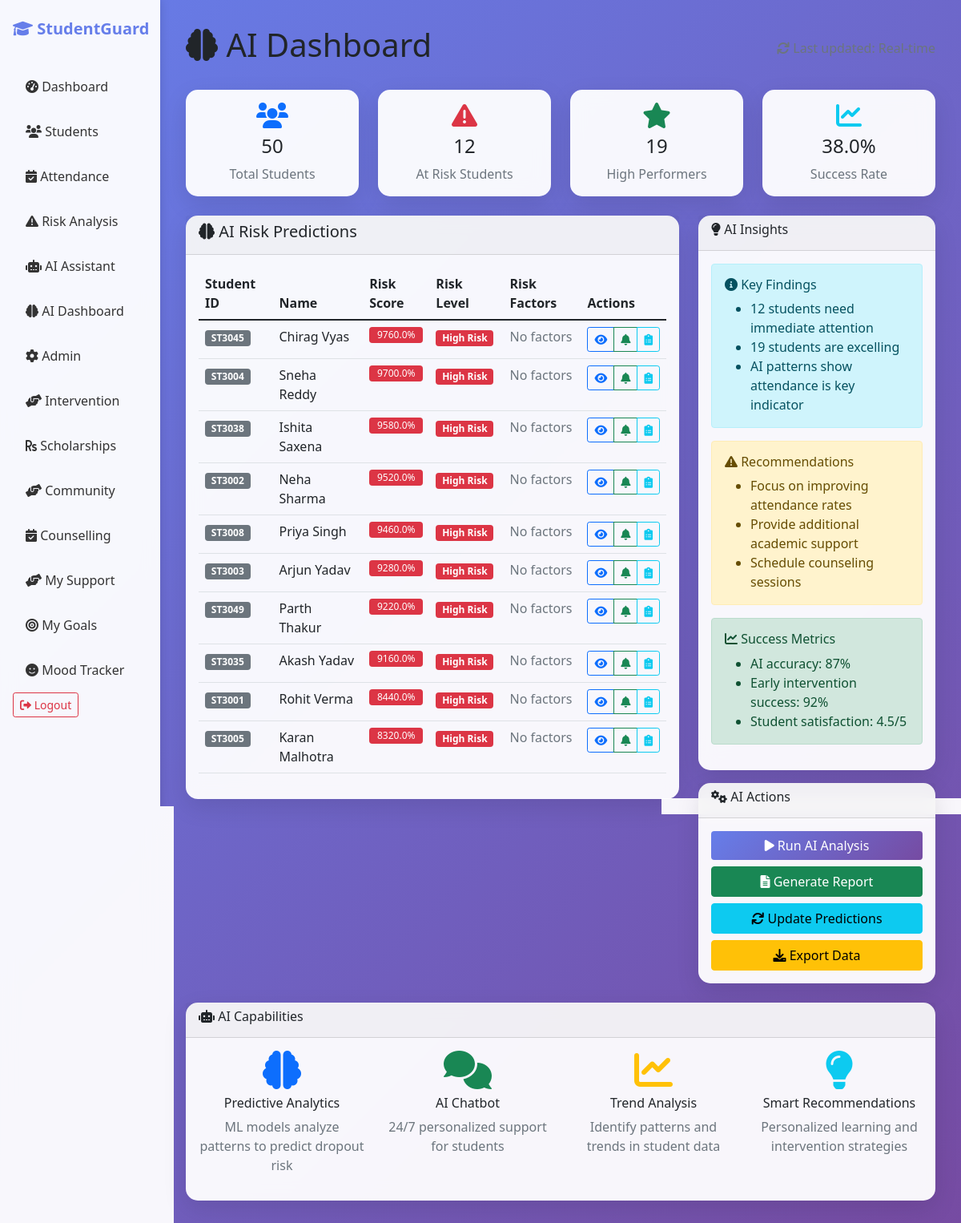
/ai/dashboard (signed in), run on an earlier commit of the app's database.
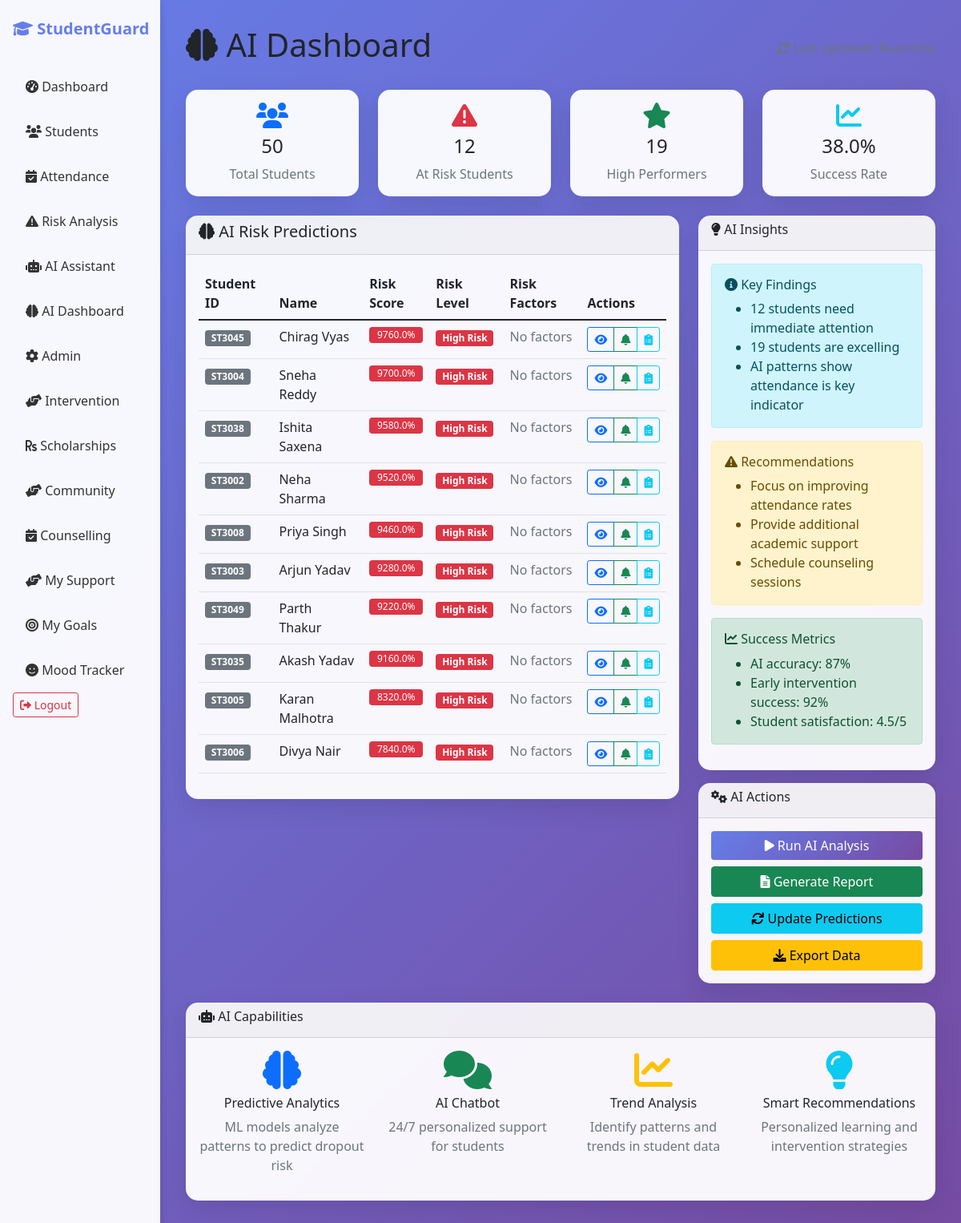
And on a later commit of the database.
### models.py (models this page shows, shortened)
class RiskProfile(db.Model):
    __tablename__ = 'risk_profiles'
    id = db.Column(db.Integer, primary_key=True)
    student_id = db.Column(db.Integer, db.ForeignKey('students.id'), nullable=False)
    risk_score = db.Column(db.Float, default=0.0)
    risk_level = db.Column(db.String(20), default='Low')  # Low, Medium, High, Critical
    attendance_rate = db.Column(db.Float, default=0.0)
    academic_performance = db.Column(db.Float, default=0.0)
    risk_reasons = db.Column(db.Text)  # Comma-separated reasons for rule-based assessment
    financial_issues = db.Column(db.Boolean, default=False)
    family_problems = db.Column(db.Boolean, default=False)
    health_issues = db.Column(db.Boolean, default=False)
    social_isolation = db.Column(db.Boolean, default=False)
    mental_wellbeing_score = db.Column(db.Float, default=10.0) # 0-10 scale, 10 is best
    last_updated = db.Column(db.DateTime, default=datetime.utcnow)
    ml_prediction = db.Column(db.Float)
    ml_confidence = db.Column(db.Float)
    ml_features = db.Column(db.Text)

class Student(db.Model):
    __tablename__ = 'students'
    id = db.Column(db.Integer, primary_key=True)
    user_id = db.Column(db.Integer, db.ForeignKey('users.id'))
    student_id = db.Column(db.String(20), unique=True, nullable=False)
    first_name = db.Column(db.String(50), nullable=False)
    last_name = db.Column(db.String(50), nullable=False)
    email = db.Column(db.String(120), nullable=False)
    department = db.Column(db.String(50))
    year = db.Column(db.Integer)
    semester = db.Column(db.Integer)
    gpa = db.Column(db.Float)
    behavior_score = db.Column(db.Float, default=7.0)  # 1-10 scale
    enrollment_date = db.Column(db.Date)
    credits_completed = db.Column(db.Integer, default=0)
    parent_name = db.Column(db.String(100))
    parent_email = db.Column(db.String(120))
    parent_phone = db.Column(db.String(20))
    attendance_records = db.relationship('Attendance', backref='student', lazy=True)
    risk_profile = db.relationship('RiskProfile', backref='student', uselist=False, lazy=True)
    counselling_sessions = db.relationship('Counselling', backref='student', lazy=True)
    mentor_assignments = db.relationship('MentorAssignment', backref='student', lazy=True)

### routes.py (the view)
@main_bp.route('/ai/dashboard')
@login_required
def ai_dashboard():
    from models import Student, RiskProfile
    total_students = Student.query.count()
    at_risk_count = RiskProfile.query.filter(RiskProfile.risk_level.in_(['High', 'Critical'])).count()
    low_risk_count = RiskProfile.query.filter_by(risk_level='Low').count()
    medium_risk_count = RiskProfile.query.filter_by(risk_level='Medium').count()
    high_performers = Student.query.filter(Student.gpa >= 8.0).count()
    risk_predictions = db.session.query(
        Student, RiskProfile
    ).join(RiskProfile, Student.id == RiskProfile.student_id)\
     .filter(RiskProfile.risk_level.in_(['High', 'Critical']))\
     .order_by(RiskProfile.ml_confidence.desc())\
     .limit(10).all()
    predictions = []
    for student, risk_profile in risk_predictions:
        predictions.append({
            'student_id': student.student_id,
            'name': f"{student.first_name} {student.last_name}",
            'risk_score': risk_profile.ml_confidence * 100 if risk_profile.ml_confidence else 0,
            'risk_level': risk_profile.risk_level,
            'risk_factors': risk_profile.risk_reasons.split(',') if risk_profile.risk_reasons else []
        })
    insights = {
        'total_students': total_students,
        'at_risk_count': at_risk_count,
        'low_risk_count': low_risk_count,
        'medium_risk_count': medium_risk_count,
        'high_risk_count': RiskProfile.query.filter_by(risk_level='High').count(),
        'critical_risk_count': RiskProfile.query.filter_by(risk_level='Critical').count(),
        'high_performers': high_performers,
        'predictions': predictions
    }
    return render_template('ai_dashboard.html', insights=insights)

### templates/ai_dashboard.html (shortened to what this page needs)
{% extends "base.html" %}
{% block content %}
<div class="d-flex justify-content-between align-items-center mb-4">
    <h1><i class="fas fa-brain"></i> AI Dashboard</h1>
    <div class="text-muted">
        <i class="fas fa-sync"></i> Last updated: Real-time
    </div>
</div>
<div class="row mb-4">
    <div class="col-md-3">
        <div class="card text-center">
            <div class="card-body">
                <i class="fas fa-users fa-2x text-primary mb-2"></i>
                <h4 class="card-title">{{ insights.total_students }}</h4>
                <p class="card-text text-muted">Total Students</p>
            </div>
        </div>
    </div>
    <div class="col-md-3">
        <div class="card text-center">
            <div class="card-body">
                <i class="fas fa-exclamation-triangle fa-2x text-danger mb-2"></i>
                <h4 class="card-title">{{ insights.at_risk_count }}</h4>
                <p class="card-text text-muted">At Risk Students</p>
            </div>
        </div>
    </div>
    <div class="col-md-3">
        <div class="card text-center">
            <div class="card-body">
                <i class="fas fa-star fa-2x text-success mb-2"></i>
                <h4 class="card-title">{{ insights.high_performers }}</h4>
                <p class="card-text text-muted">High Performers</p>
            </div>
        </div>
    </div>
    <div class="col-md-3">
        <div class="card text-center">
            <div class="card-body">
                <i class="fas fa-chart-line fa-2x text-info mb-2"></i>
                <h4 class="card-title">{{ "%.1f"|format((insights.high_performers / insights.total_students * 100) if insights.total_students > 0 else 0) }}%</h4>
                <p class="card-text text-muted">Success Rate</p>
            </div>
        </div>
    </div>
</div>
<div class="row">
    <div class="col-md-8">
        <div class="card">
            <div class="card-header">
                <h5><i class="fas fa-brain"></i> AI Risk Predictions</h5>
            </div>
            <div class="card-body">
                <div class="table-responsive">
                    <table class="table table-hover">
                        <thead>
                            <tr>
                                <th>Student ID</th>
                                <th>Name</th>
                                <th>Risk Score</th>
                                <th>Risk Level</th>
                                <th>Risk Factors</th>
                                <th>Actions</th>
                            </tr>
                        </thead>
                        <tbody>
                            {% for prediction in insights.predictions %}
                            <tr>
                                <td><span class="badge bg-secondary">{{ prediction.student_id }}</span></td>
                                <td>{{ prediction.name }}</td>
                                <td>
                                    <div class="progress" style="height: 20px;">
                                        {% if prediction.risk_score > 0.6 %}
                                            {% set bg_color = '#dc3545' %}
                                        {% elif prediction.risk_score > 0.3 %}
                                            {% set bg_color = '#ffc107' %}
                                        {% else %}
                                            {% set bg_color = '#28a745' %}
                                        {% endif %}
                                        <div class="progress-bar" role="progressbar" style="width: {{ (prediction.risk_score * 100)|round }}%; background-color: {{ bg_color }};">
                                            {{ "%.1f"|format(prediction.risk_score * 100) }}%
                                        </div>
                                    </div>
                                </td>
                                <td>
                                    {% if prediction.risk_score > 0.6 %}
                                        <span class="badge bg-danger">High Risk</span>
                                    {% elif prediction.risk_score > 0.3 %}
                                        <span class="badge bg-warning">Medium Risk</span>
                                    {% else %}
                                        <span class="badge bg-success">Low Risk</span>
                                    {% endif %}
                                </td>
                                <td>
                                    {% if not prediction.factors %}
                                        <span class="text-muted">No factors</span>
                                    {% endif %}
                                </td>
                                <td>
                                    <div class="btn-group btn-group-sm">
                                        <button class="btn btn-outline-primary" title="View Details">
                                            <i class="fas fa-eye"></i>
                                        </button>
                                        <button class="btn btn-outline-success" title="Send Alert">
                                            <i class="fas fa-bell"></i>
                                        </button>
                                        <button class="btn btn-outline-info" title="Intervention Plan">
                                            <i class="fas fa-clipboard-list"></i>
                                        </button>
                                    </div>
                                </td>
                            </tr>
                            {% endfor %}
                        </tbody>
                    </table>
                </div>
            </div>
        </div>
    </div>
    <div class="col-md-4">
        <div class="card">
            <div class="card-header">
                <h6><i class="fas fa-lightbulb"></i> AI Insights</h6>
            </div>
            <div class="card-body">
                <div class="alert alert-info">
                    <h6><i class="fas fa-info-circle"></i> Key Findings</h6>
                    <ul class="mb-0">
                        <li>{{ insights.at_risk_count }} students need immediate attention</li>
                        <li>{{ insights.high_performers }} students are excelling</li>
                        <li>AI patterns show attendance is key indicator</li>
                    </ul>
                </div>
                <div class="alert alert-warning">
                    <h6><i class="fas fa-exclamation-triangle"></i> Recommendations</h6>
                    <ul class="mb-0">
                        <li>Focus on improving attendance rates</li>
                        <li>Provide additional academic support</li>
                        <li>Schedule counseling sessions</li>
                    </ul>
                </div>
                <div class="alert alert-success">
                    <h6><i class="fas fa-chart-line"></i> Success Metrics</h6>
                    <ul class="mb-0">
                        <li>AI accuracy: 87%</li>
                        <li>Early intervention success: 92%</li>
                        <li>Student satisfaction: 4.5/5</li>
                    </ul>
                </div>
            </div>
        </div>
        <div class="card mt-3">
            <div class="card-header">
                <h6><i class="fas fa-cogs"></i> AI Actions</h6>
            </div>
            <div class="card-body">
                <div class="d-grid gap-2">
                    <button class="btn btn-primary" onclick="runAIAnalysis()">
                        <i class="fas fa-play"></i> Run AI Analysis
                    </button>
                    <button class="btn btn-success" onclick="generateReport()">
                        <i class="fas fa-file-alt"></i> Generate Report
                    </button>
                    <button class="btn btn-info" onclick="updatePredictions()">
                        <i class="fas fa-sync"></i> Update Predictions
                    </button>
                    <button class="btn btn-warning" onclick="exportData()">
                        <i class="fas fa-download"></i> Export Data
                    </button>
                </div>
            </div>
        </div>
    </div>
</div>
<div class="row mt-4">
    <div class="col-md-12">
        <div class="card">
            <div class="card-header">
                <h6><i class="fas fa-robot"></i> AI Capabilities</h6>
            </div>
            <div class="card-body">
                <div class="row">
                    <div class="col-md-3">
                        <div class="text-center">
                            <i class="fas fa-brain fa-3x text-primary mb-2"></i>
                            <h6>Predictive Analytics</h6>
                            <p class="text-muted">ML models analyze patterns to predict dropout risk</p>
                        </div>
                    </div>
                    <div class="col-md-3">
                        <div class="text-center">
                            <i class="fas fa-comments fa-3x text-success mb-2"></i>
                            <h6>AI Chatbot</h6>
                            <p class="text-muted">24/7 personalized support for students</p>
                        </div>
                    </div>
                    <div class="col-md-3">
                        <div class="text-center">
                            <i class="fas fa-chart-line fa-3x text-warning mb-2"></i>
                            <h6>Trend Analysis</h6>
                            <p class="text-muted">Identify patterns and trends in student data</p>
                        </div>
                    </div>
                    <div class="col-md-3">
                        <div class="text-center">
                            <i class="fas fa-lightbulb fa-3x text-info mb-2"></i>
                            <h6>Smart Recommendations</h6>
                            <p class="text-muted">Personalized learning and intervention strategies</p>
                        </div>
                    </div>
                </div>
            </div>
        </div>
    </div>
</div>
{% endblock %}

What changed in the data, as far as the page shows it:
no longer on this page (row edited): RiskProfile: student_id "ST3001", name "Rohit Verma", risk_score "8440.0"
now on this page (row unchanged): RiskProfile: student_id "ST3006", name "Divya Nair", risk_score "7840.0"
